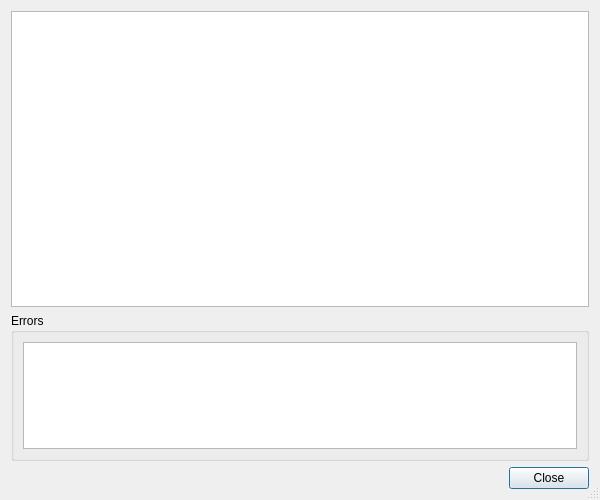
<?xml version="1.0" encoding="UTF-8"?>
<ui version="4.0">
 <class>HgSummaryDialog</class>
 <widget class="QDialog" name="HgSummaryDialog">
  <property name="geometry">
   <rect>
    <x>0</x>
    <y>0</y>
    <width>600</width>
    <height>500</height>
   </rect>
  </property>
  <property name="windowTitle">
   <string>Summary Information</string>
  </property>
  <property name="sizeGripEnabled">
   <bool>true</bool>
  </property>
  <layout class="QVBoxLayout" name="verticalLayout">
   <item>
    <widget class="QTextEdit" name="summary">
     <property name="sizePolicy">
      <sizepolicy hsizetype="Expanding" vsizetype="Expanding">
       <horstretch>0</horstretch>
       <verstretch>2</verstretch>
      </sizepolicy>
     </property>
     <property name="readOnly">
      <bool>true</bool>
     </property>
    </widget>
   </item>
   <item>
    <widget class="QGroupBox" name="errorGroup">
     <property name="sizePolicy">
      <sizepolicy hsizetype="Preferred" vsizetype="Expanding">
       <horstretch>0</horstretch>
       <verstretch>1</verstretch>
      </sizepolicy>
     </property>
     <property name="title">
      <string>Errors</string>
     </property>
     <layout class="QVBoxLayout">
      <item>
       <widget class="QTextEdit" name="errors">
        <property name="sizePolicy">
         <sizepolicy hsizetype="Expanding" vsizetype="Expanding">
          <horstretch>0</horstretch>
          <verstretch>0</verstretch>
         </sizepolicy>
        </property>
        <property name="readOnly">
         <bool>true</bool>
        </property>
        <property name="acceptRichText">
         <bool>false</bool>
        </property>
       </widget>
      </item>
     </layout>
    </widget>
   </item>
   <item>
    <widget class="QDialogButtonBox" name="buttonBox">
     <property name="orientation">
      <enum>Qt::Horizontal</enum>
     </property>
     <property name="standardButtons">
      <set>QDialogButtonBox::Close</set>
     </property>
    </widget>
   </item>
  </layout>
 </widget>
 <tabstops>
  <tabstop>summary</tabstop>
  <tabstop>errors</tabstop>
  <tabstop>buttonBox</tabstop>
 </tabstops>
 <resources/>
 <connections>
  <connection>
   <sender>buttonBox</sender>
   <signal>accepted()</signal>
   <receiver>HgSummaryDialog</receiver>
   <slot>accept()</slot>
   <hints>
    <hint type="sourcelabel">
     <x>248</x>
     <y>254</y>
    </hint>
    <hint type="destinationlabel">
     <x>157</x>
     <y>274</y>
    </hint>
   </hints>
  </connection>
  <connection>
   <sender>buttonBox</sender>
   <signal>rejected()</signal>
   <receiver>HgSummaryDialog</receiver>
   <slot>reject()</slot>
   <hints>
    <hint type="sourcelabel">
     <x>316</x>
     <y>260</y>
    </hint>
    <hint type="destinationlabel">
     <x>286</x>
     <y>274</y>
    </hint>
   </hints>
  </connection>
 </connections>
</ui>
